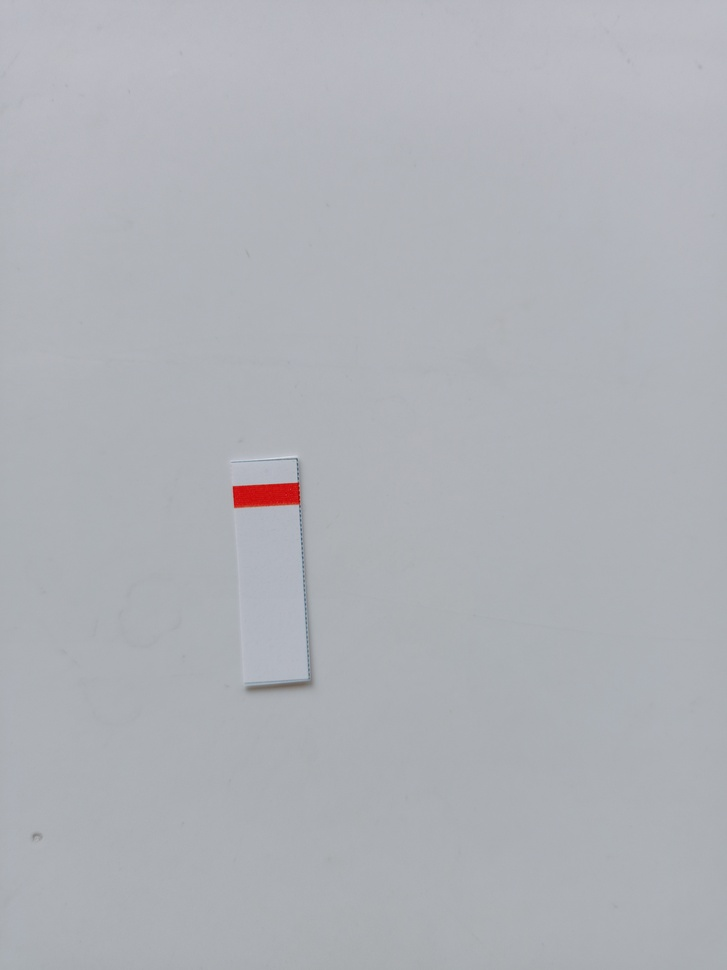
#> input picture code/12.jpg, 727 x 970 px, shrunk from 3000 x 4000 before the run
$ jupyter execute --allow-errors image_detection.ipynb
#> lines starting #> are read from the running program, lines starting #| are printed output that depends on the picture; after the words box and inside, x2 and y2 are one past the last pixel; in counts of white or black regions, pixels touching at a corner belong together; long printed decimals are rounded
[cell 1]
import cv2
import matplotlib.pyplot as plt
import numpy as np

# imgs = [ cv2.cvtColor(cv2.imread("/Pics/Total/"+str(i+1)+".jpg", cv2.IMREAD_COLOR), cv2.COLOR_BGR2RGB) for i in range(14)]

#> (a cell that did not finish here is left out)

[cell 3]
# [8 lines of commented-out code are left out]
img=cv2.cvtColor(cv2.imread("12.jpg", cv2.IMREAD_COLOR), cv2.COLOR_BGR2RGB)
edges = cv2.Canny(img,150,200)
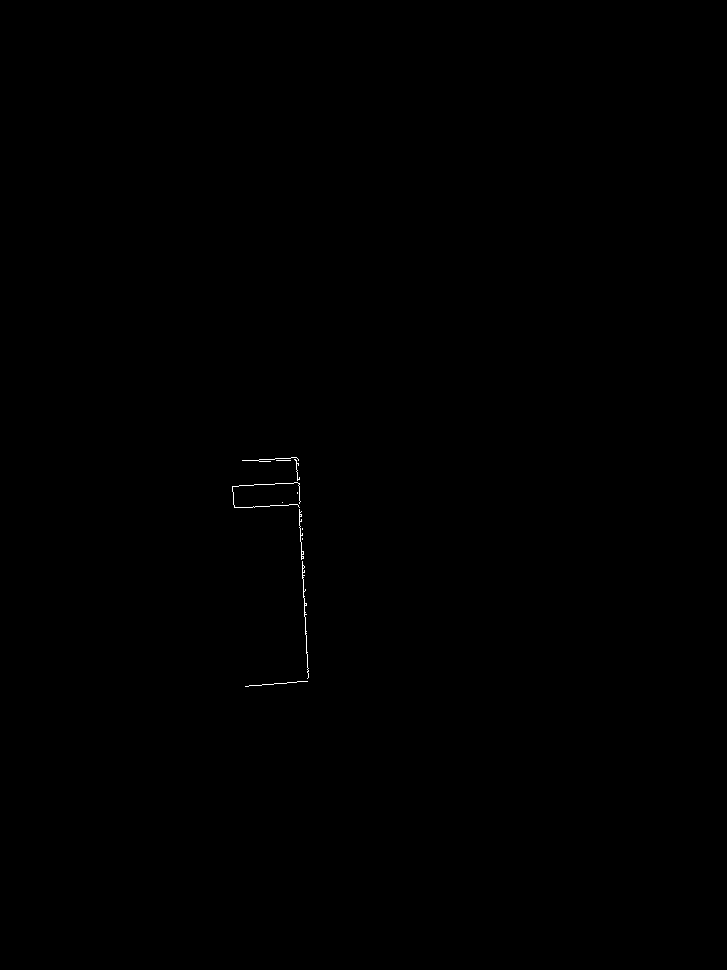
#> edges: shape (970, 727); 0.08% white in thin lines or dots, all inside (x1, y1, x2, y2) = (232, 457, 309, 687)
# plt.imshow(img)
contours, hierarchy = cv2.findContours(edges, cv2.RETR_TREE, cv2.CHAIN_APPROX_SIMPLE)
#> contours = 16 contours, 14 with area under 20; largest, box (x1, y1, x2, y2) and area: (302, 561, 309, 679) 22, (299, 509, 304, 560) 21
imgcpy = img.copy()

rect = cv2.minAreaRect(np.concatenate(contours))
#> rect = ((270.6, 571.4), (67.74, 226.1), -3.32)
box = cv2.boxPoints(rect)
#> box = [[243.3, 686.3], [230.2, 460.5], [297.9, 456.6], [310.9, 682.4]]
box = np.int0(box)
#> box = [[243, 686], [230, 460], [297, 456], [310, 682]]
cv2.drawContours(imgcpy, [box], -1, (0,0,255), 3)
plt.imshow(imgcpy)
rect
#> Out = ((270.6, 571.4), (67.74, 226.1), -3.32)

[cell 4]
center = np.array(rect[0])
#> center = [270.6, 571.4]
len_big = max(rect[1])
#> len_big = 226.1
len_small = min(rect[1])
#> len_small = 67.74
# len_big = rect[1][0]
# len_small = rect[1][1]
radius=  int(0.15* len_small)
#> radius = 10
angle = rect[2]
#> angle = -3.32
rot = np.array([[np.cos(angle*np.pi/180), -np.sin(angle*np.pi/180)],
                [np.sin(angle*np.pi/180), np.cos(angle* np.pi/180)]])
#> rot = [[0.998, 0.0579], [-0.0579, 0.998]]
center1 = center + rot@ np.array([1,0] if rect[1][0] > rect[1][1] else [0,1]) * len_big * 0.34
#> center1 = [275, 648.2]
center2 = center - rot@ np.array([1,0] if rect[1][0] > rect[1][1] else [0,1]) * len_big * 0.34
#> center2 = [266.1, 494.7]
center1 = list(map(int, center1))
#> center1 = [275, 648]
center2 = list(map(int, center2))
#> center2 = [266, 494]

box_size = (len_small, len_big*0.1)
#> box_size = (67.74, 22.61)
if rect[1][0] < rect[1][1]:
    box_size = box_size[::-1]
#> box_size = (22.61, 67.74)
rect1  = (center1, box_size, (angle + 90)%360)
#> rect1 = ([275, 648], (22.61, 67.74), 86.68)
box1 = cv2.boxPoints(rect1)
#> box1 = [[240.5, 638.7], [308.2, 634.8], [309.5, 657.3], [241.8, 661.2]]
box1 = np.int0(box1)
#> box1 = [[240, 638], [308, 634], [309, 657], [241, 661]]

rect2  = (center2, box_size, (angle + 90)%360)
#> rect2 = ([266, 494], (22.61, 67.74), 86.68)
box2 = cv2.boxPoints(rect2)
#> box2 = [[231.5, 484.7], [299.2, 480.8], [300.5, 503.3], [232.8, 507.2]]
box2 = np.int0(box2)
#> box2 = [[231, 484], [299, 480], [300, 503], [232, 507]]
cv2.drawContours(imgcpy, [box1], -1, (255,0,255), 3)
cv2.drawContours(imgcpy, [box2], -1, (0,255,255), 3)
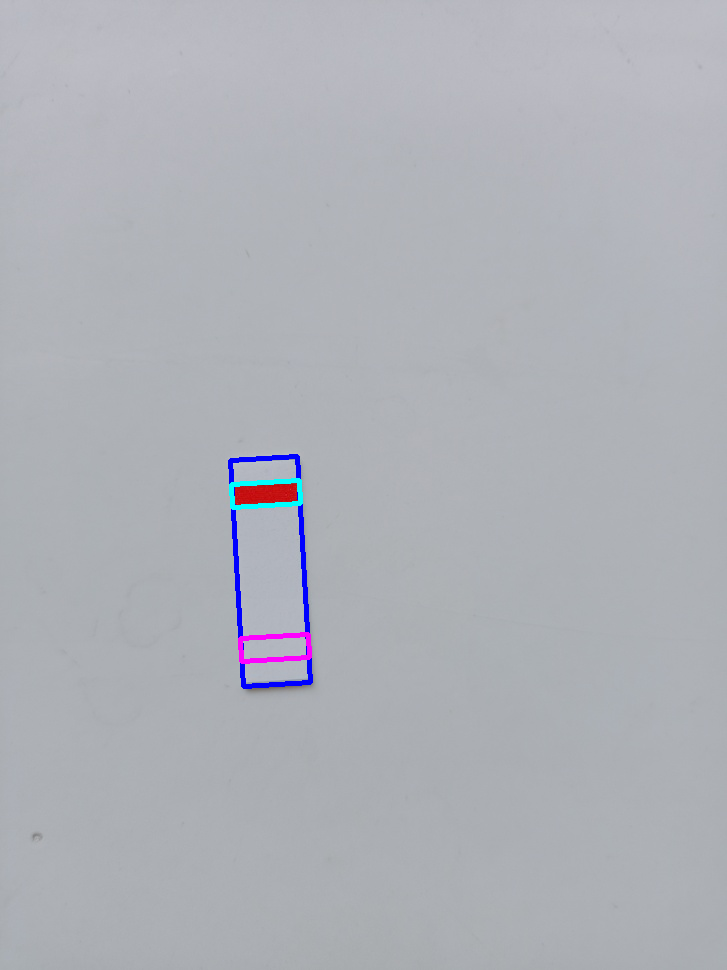
#> imgcpy: shape (970, 727, 3); mean R, G, B 174.7, 177, 183.8
plt.imshow(imgcpy)

[cell 5]
imgcpy_hsv = cv2.cvtColor(img, cv2.COLOR_RGB2HSV)
#> imgcpy_hsv: shape (970, 727, 3); mean H, S, V 110.5, 11.8, 183.6
mask1 = np.zeros(imgcpy.shape[: 2], np.uint8)
cv2.drawContours(mask1, [box1], -1, (255,255,255), -1)
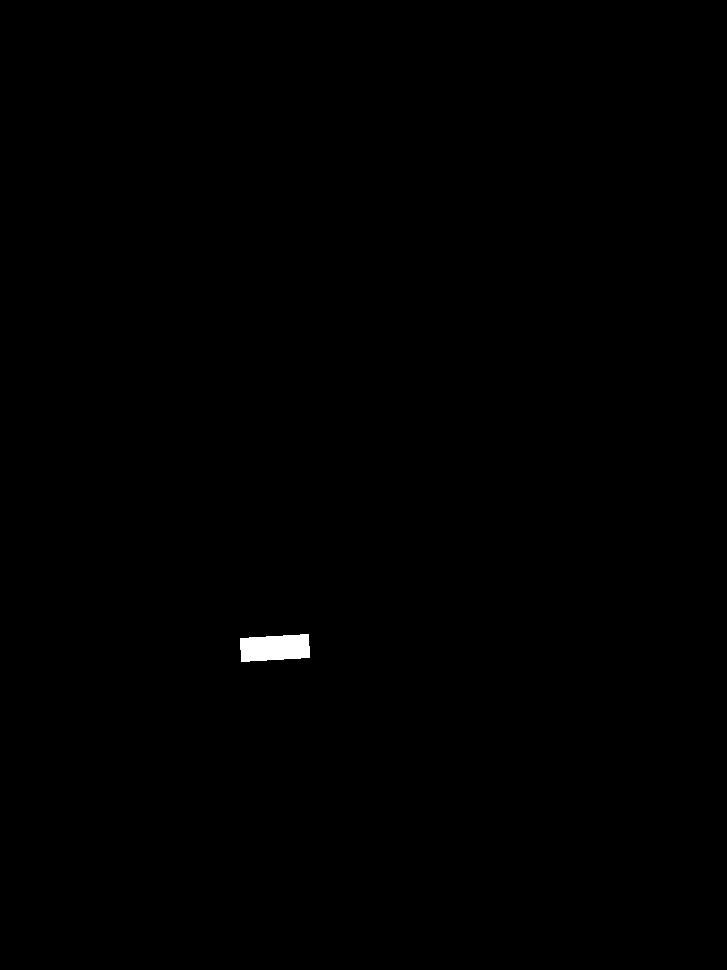
#> mask1: shape (970, 727); 0.24% white; 1 white region, box (x1, y1, x2, y2) and area: (240, 634, 310, 662) 1660
mean1 = cv2.mean(imgcpy_hsv, mask=mask1)
#> mean1 = (110.7, 17.82, 189.5, 0)
# plt.imshow(mask1)
mask2 = np.zeros(imgcpy.shape[: 2], np.uint8)
cv2.drawContours(mask2, [box2], -1, (255,255,255), -1)
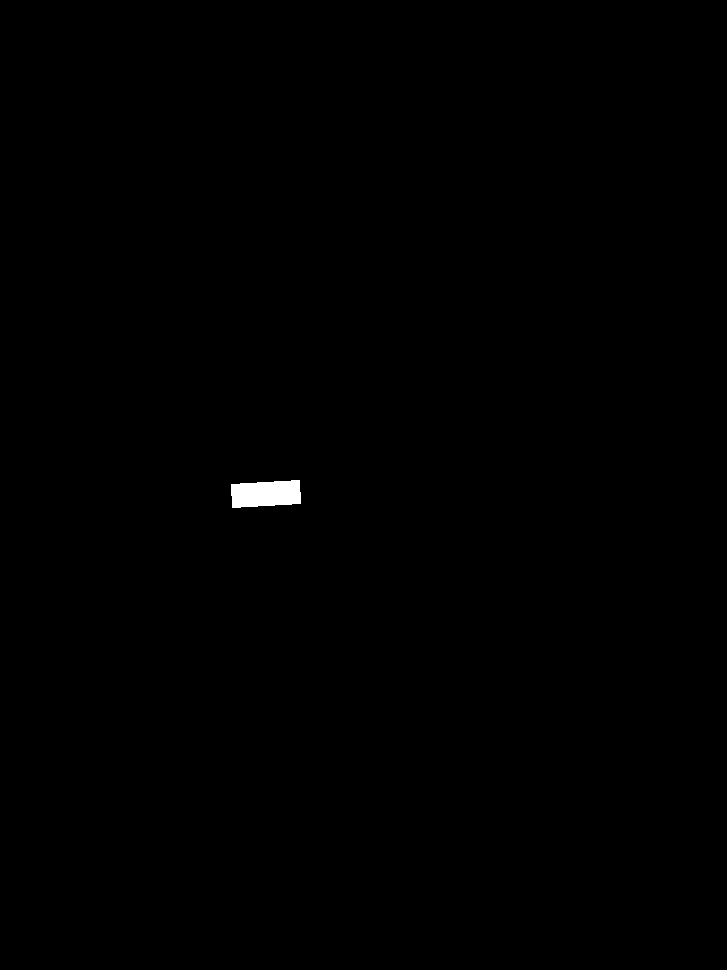
#> mask2: shape (970, 727); 0.24% white; 1 white region
mean2 = cv2.mean(imgcpy_hsv, mask=mask2)
#> mean2 = (58.12, 197.7, 192.1, 0)

mean1, mean2
#> Out = ((110.7, 17.82, 189.5, 0), (58.12, 197.7, 192.1, 0))

[cell 6]
def get_intensity(img):
    edges = cv2.Canny(img,150,200)
    contours, hierarchy = cv2.findContours(edges, cv2.RETR_TREE, cv2.CHAIN_APPROX_SIMPLE)
    imgcpy = img.copy()
    rect = cv2.minAreaRect(np.concatenate(contours))
#> rect = ((270.6, 571.4), (67.74, 226.1), -3.32)
    box = cv2.boxPoints(rect)
#> box = [[243.3, 686.3], [230.2, 460.5], [297.9, 456.6], [310.9, 682.4]]
    box = np.intp(box)
#> box = [[243, 686], [230, 460], [297, 456], [310, 682]]
    cv2.drawContours(imgcpy, [box], -1, (0,0,255), 3)
    # plt.imshow(imgcpy)
    center = np.array(rect[0])
#> center = [270.6, 571.4]
    len_big = max(rect[1])
#> len_big = 226.1
    len_small = min(rect[1])
#> len_small = 67.74
    angle = rect[2]
#> angle = -3.32
    rot = np.array([[np.cos(angle*np.pi/180), -np.sin(angle*np.pi/180)],
                    [np.sin(angle*np.pi/180), np.cos(angle* np.pi/180)]])
#> rot = [[0.998, 0.0579], [-0.0579, 0.998]]
    center1 = center + rot@ np.array([1,0] if rect[1][0] > rect[1][1] else [0,1]) * len_big * 0.34
#> center1 = [275, 648.2]
    center2 = center - rot@ np.array([1,0] if rect[1][0] > rect[1][1] else [0,1]) * len_big * 0.34
#> center2 = [266.1, 494.7]
    center1 = list(map(int, center1))
#> center1 = [275, 648]
    center2 = list(map(int, center2))
#> center2 = [266, 494]

    box_size = (len_small, len_big*0.1)
#> box_size = (67.74, 22.61)
    # box_size = (len_small*0.8, len_big*0.08)
    if rect[1][0] < rect[1][1]:
        box_size = box_size[::-1]
#> box_size = (22.61, 67.74)
    rect1  = (center1, box_size, (angle + 90)%360)
#> rect1 = ([275, 648], (22.61, 67.74), 86.68)
    box1 = cv2.boxPoints(rect1)
#> box1 = [[240.5, 638.7], [308.2, 634.8], [309.5, 657.3], [241.8, 661.2]]
    box1 = np.intp(box1)
#> box1 = [[240, 638], [308, 634], [309, 657], [241, 661]]

    rect2  = (center2, box_size, (angle + 90)%360)
#> rect2 = ([266, 494], (22.61, 67.74), 86.68)
    box2 = cv2.boxPoints(rect2)
#> box2 = [[231.5, 484.7], [299.2, 480.8], [300.5, 503.3], [232.8, 507.2]]
    box2 = np.intp(box2)
#> box2 = [[231, 484], [299, 480], [300, 503], [232, 507]]
    cv2.drawContours(imgcpy, [box1], -1, (255,0,255), 3)
    cv2.drawContours(imgcpy, [box2], -1, (0,255,255), 3)
    imgcpy_hsv = cv2.cvtColor(img, cv2.COLOR_RGB2HSV)
    mask1 = np.zeros(imgcpy.shape[: 2], np.uint8)
    cv2.drawContours(mask1, [box1], -1, (255,255,255), -1)
    mean1 = cv2.mean(imgcpy_hsv, mask=mask1)
#> mean1 = (110.7, 17.82, 189.5, 0)
    # plt.imshow(mask1)
    mask2 = np.zeros(imgcpy.shape[: 2], np.uint8)
    cv2.drawContours(mask2, [box2], -1, (255,255,255), -1)
    mean2 = cv2.mean(imgcpy_hsv, mask=mask2)
#> mean2 = (58.12, 197.7, 192.1, 0)
    intensity  =abs(mean1[1] - mean2[1])
#> intensity = 179.9

    print("Rect :", rect)
#| Rect : ((270.591, 571.437), (67.741, 226.128), -3.318)
    print("Mean 1 :", mean1)
#| Mean 1 : (110.738, 17.817, 189.492, 0.0)
    print("Mean 2 :", mean2)
#| Mean 2 : (58.116, 197.722, 192.138, 0.0)
    print("Intensity : ", intensity )
#| Intensity :  179.905
    plt.title (f"Intensity : {intensity:.3f}" )
    plt.imshow(imgcpy)
    plt.show()
